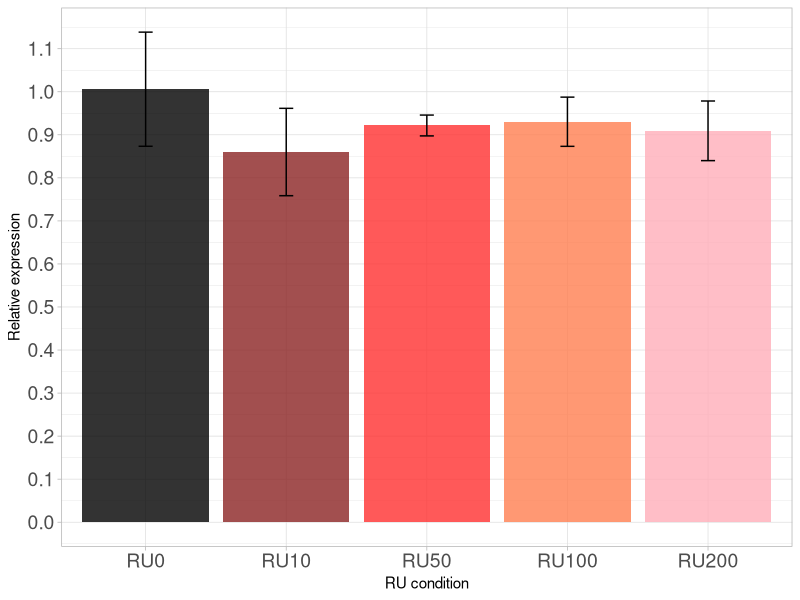
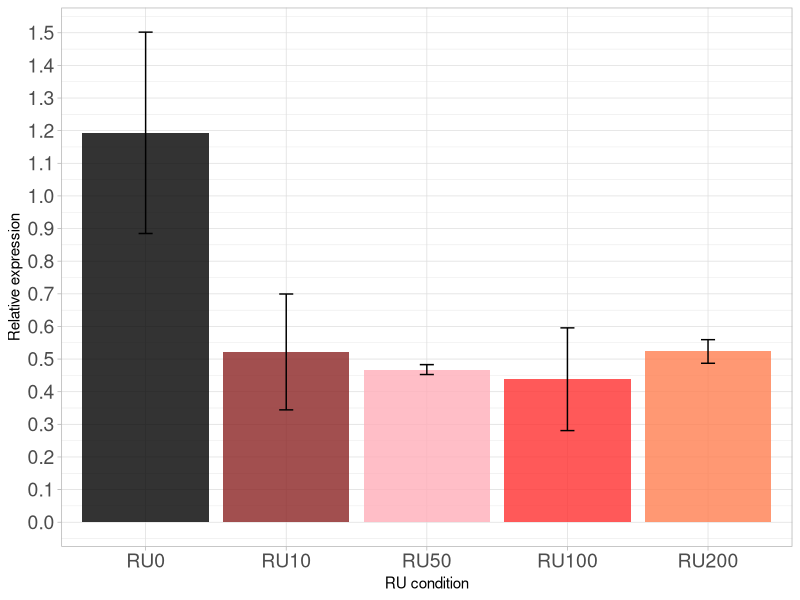
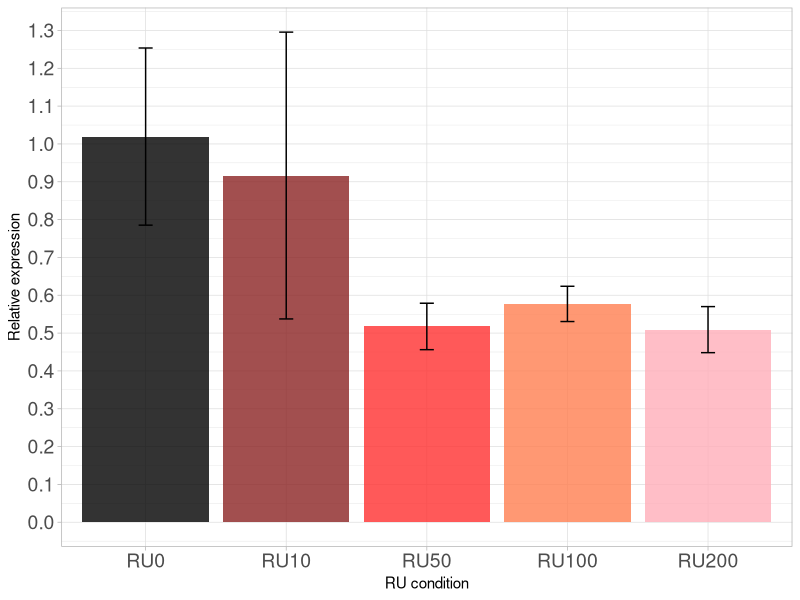
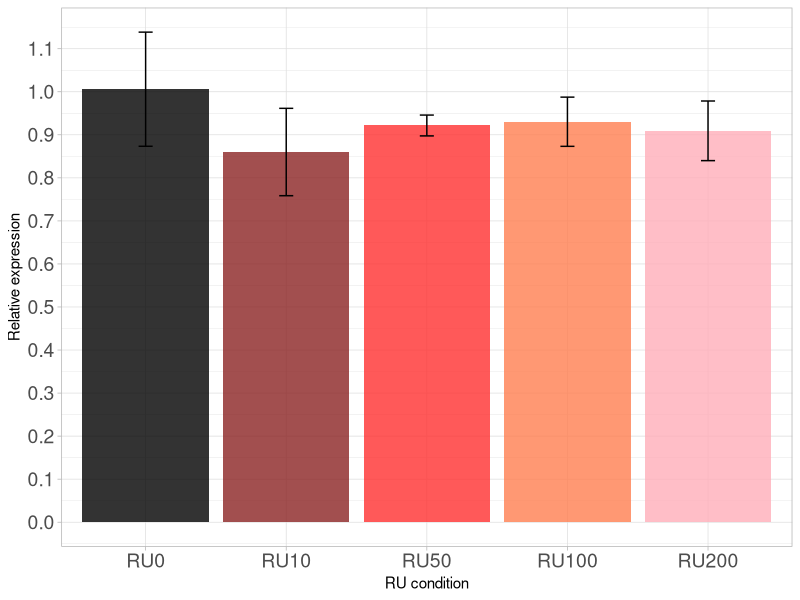
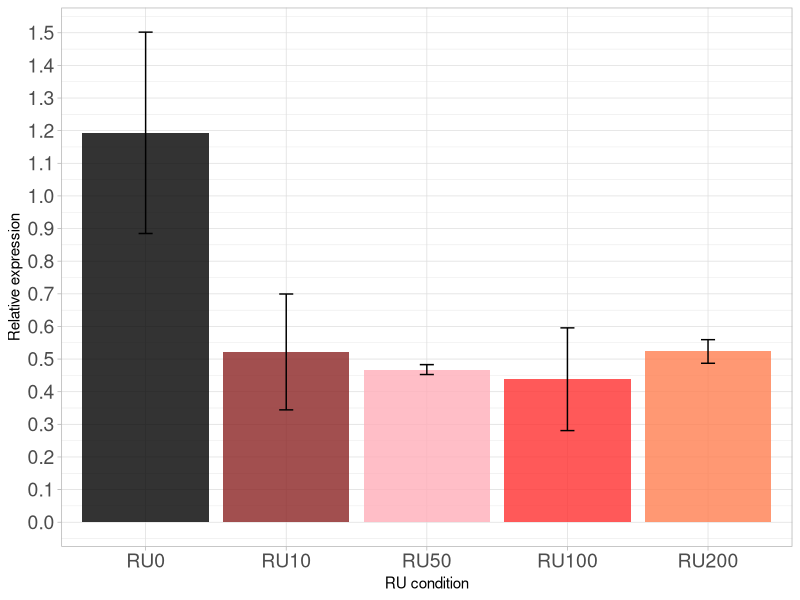
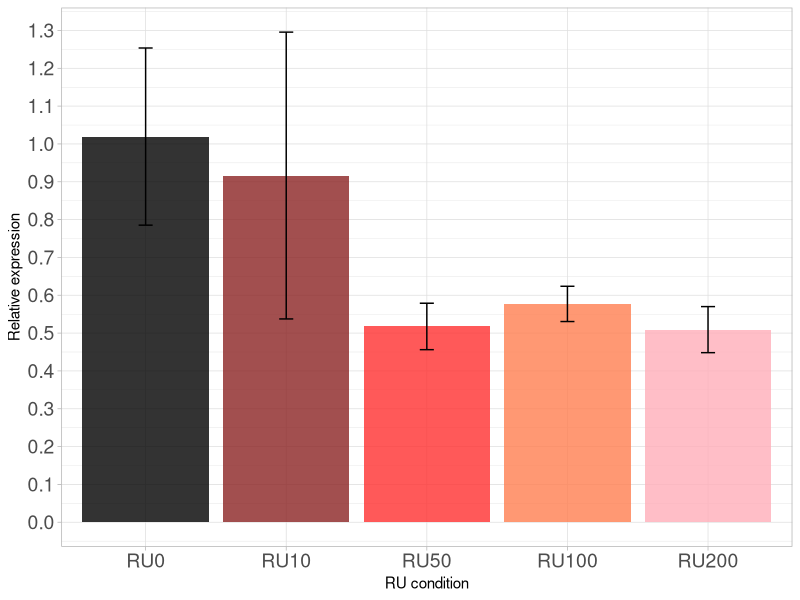

Source code (R) for these figures, in order:
setwd(dirname(rstudioapi::getActiveDocumentContext()$path))
library(tidyverse); library(readxl)

####AFD1

###open from the excel file --> plotting the 2-DDCT and then run wilcoxon test

data_test_adf1 = read_xlsx("../data/qpcr_excel/qPCR_adf1.xlsx", sheet = 7)
colnames(data_test_adf1) = c("RU", "value")
data_plot_adf1 = read_xlsx("../data/qpcr_excel/qPCR_adf1.xlsx", sheet = 8)
colnames(data_plot_adf1) = c("RU", "Av_2DDCT", "STDEV")
data_plot_adf1$RU = factor(data_plot_adf1$RU, levels = as.character(data_plot_adf1$RU) )

##barplot.
ggplot(data_plot_adf1, aes(RU, Av_2DDCT)) + 
  geom_bar(stat = 'identity', fill = c("black", "brown4", "firebrick1","coral", "lightpink1"), alpha = 0.8) + 
  geom_errorbar(aes(ymin= Av_2DDCT - STDEV, ymax= Av_2DDCT + STDEV), width=0.1, position=position_dodge(.9)) +
  scale_y_continuous(breaks = round(seq(0, 1.2, by = 0.1),1)) + theme_light() +
  xlab("RU condition") + ylab("Relative expression") +
  theme(axis.text.x = element_text(size = 14),axis.text.y = element_text(size = 14))
ggsave("../figures/supplementary/Fig_S15_adf1_qpcr_res.pdf", width = 5, height =4)

##test 
wilcox.test(data_test_adf1 %>% filter(RU == "RU0") %>% select(value) %>% unlist, 
              data_test_adf1 %>% filter(RU == "RU10") %>% select(value) %>% unlist) #pval = 0.2

wilcox.test(data_test_adf1 %>% filter(RU == "RU0") %>% select(value) %>% unlist, 
            data_test_adf1 %>% filter(RU == "RU50") %>% select(value) %>% unlist) #pval = 0.7

wilcox.test(data_test_adf1 %>% filter(RU == "RU0") %>% select(value) %>% unlist, 
            data_test_adf1 %>% filter(RU == "RU100") %>% select(value) %>% unlist) #pval = 0.

wilcox.test(data_test_adf1 %>% filter(RU == "RU0") %>% select(value) %>% unlist, 
            data_test_adf1 %>% filter(RU == "RU200") %>% select(value) %>% unlist) #pval =0.4


###CG4360
data_test_cg = read_xlsx("../data/qpcr_excel/qPCR_CG4360.xlsx", sheet = 5)
colnames(data_test_cg) = c("RU", "value")
#data if we want to keep the outlier for the analysis
# data_plot_cg = read_xlsx("../data/qpcr_excel/qPCR_CG4360.xlsx", sheet = 6)
# colnames(data_plot_cg) = c("RU", "Av_2DDCT", "STDEV")
# data_plot_cg$RU = factor(data_plot_cg$RU, levels = as.character(data_plot_cg$RU) )

###Remove the control outlier, probably due to manipulation error
data_test_cg_without_outlier = data_test_cg[-2,]
data_plot_cg= data_test_cg_without_outlier %>% group_by(RU) %>% summarise(mean = mean(value), stdev = sd(value))
data_plot_cg$RU = factor(data_plot_cg$RU, levels = c("RU0", "RU10", "RU50", "RU100", "RU200"))
##barplot
ggplot(data_plot_cg, aes(RU, mean)) + 
  geom_bar(stat = 'identity', fill = c("black", "brown4", "firebrick1","coral", "lightpink1"), alpha = 0.8) + 
  geom_errorbar(aes(ymin= mean - stdev, ymax= mean + stdev), width=0.1, position=position_dodge(.9)) +
  scale_y_continuous(breaks = round(seq(0, 1.5, by = 0.1),1)) + theme_light() +
  xlab("RU condition") + ylab("Relative expression") +
  theme(axis.text.x = element_text(size = 14),axis.text.y = element_text(size = 14))
ggsave("../figures/supplementary/Fig_S15_cg4360_qpcr_res.pdf", width = 5, height =4)


##test 
wilcox.test(data_test_cg_without_outlier %>% filter(RU == "RU0") %>% select(value) %>% unlist, 
            data_test_cg_without_outlier %>% filter(RU == "RU10") %>% select(value) %>% unlist) #pval = 0.05

wilcox.test(data_test_cg %>% filter(RU == "RU0") %>% select(value) %>% unlist, 
            data_test_cg %>% filter(RU == "RU50") %>% select(value) %>% unlist) #pval = 0.05

wilcox.test(data_test_cg %>% filter(RU == "RU0") %>% select(value) %>% unlist, 
            data_test_cg %>% filter(RU == "RU100") %>% select(value) %>% unlist) #pval = 0.05

wilcox.test(data_test_cg %>% filter(RU == "RU0") %>% select(value) %>% unlist, 
            data_test_cg %>% filter(RU == "RU200") %>% select(value) %>% unlist) #pval =0.05


###please note that, even if running the analysis with the control outlier, the difference in relative expression between RU0 and treated samples is still significant


###############TRL
data_test_trl = read_xlsx("../data/qpcr_excel/qPCR_Trl.xlsx", sheet = 4)
colnames(data_test_trl) = c("RU", "value")
data_plot_trl = read_xlsx("../data/qpcr_excel/qPCR_Trl.xlsx", sheet = 5)
colnames(data_plot_trl) = c("RU", "Av_2DDCT", "STDEV")
data_plot_trl$RU = factor(data_plot_trl$RU, levels = as.character(data_plot_trl$RU) )

##barplot
ggplot(data_plot_trl, aes(RU, Av_2DDCT)) + 
  geom_bar(stat = 'identity', fill = c("black", "brown4", "firebrick1","coral", "lightpink1"), alpha = 0.8) + 
  geom_errorbar(aes(ymin= Av_2DDCT - STDEV, ymax= Av_2DDCT + STDEV), width=0.1, position=position_dodge(.9)) +
  scale_y_continuous(breaks = round(seq(0, 1.5, by = 0.1),1)) + theme_light() +
  xlab("RU condition") + ylab("Relative expression") +
  theme(axis.text.x = element_text(size = 14),axis.text.y = element_text(size = 14))
ggsave("../figures/supplementary/Fig_S15_trl_qpcr_res.pdf", width = 5, height =4)

##test 
wilcox.test(data_test_trl %>% filter(RU == "RU0") %>% select(value) %>% unlist, 
            data_test_trl %>% filter(RU == "RU10") %>% select(value) %>% unlist) #pval = 0.8

wilcox.test(data_test_trl %>% filter(RU == "RU0") %>% select(value) %>% unlist, 
            data_test_trl %>% filter(RU == "RU50") %>% select(value) %>% unlist) #pval = 0.1

wilcox.test(data_test_trl %>% filter(RU == "RU0") %>% select(value) %>% unlist, 
            data_test_trl %>% filter(RU == "RU100") %>% select(value) %>% unlist) #pval = 0.1

wilcox.test(data_test_trl %>% filter(RU == "RU0") %>% select(value) %>% unlist, 
            data_test_trl %>% filter(RU == "RU200") %>% select(value) %>% unlist) #pval =0.1
